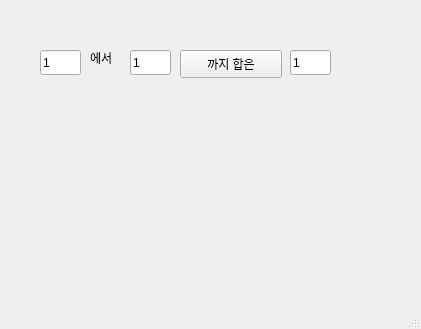
<?xml version="1.0" encoding="UTF-8"?>
<ui version="4.0">
 <class>MainWindow</class>
 <widget class="QMainWindow" name="MainWindow">
  <property name="geometry">
   <rect>
    <x>0</x>
    <y>0</y>
    <width>421</width>
    <height>329</height>
   </rect>
  </property>
  <property name="windowTitle">
   <string>MainWindow</string>
  </property>
  <widget class="QWidget" name="centralwidget">
   <widget class="QPushButton" name="pb">
    <property name="geometry">
     <rect>
      <x>180</x>
      <y>50</y>
      <width>102</width>
      <height>28</height>
     </rect>
    </property>
    <property name="text">
     <string>까지 합은</string>
    </property>
   </widget>
   <widget class="QLineEdit" name="le1">
    <property name="geometry">
     <rect>
      <x>40</x>
      <y>50</y>
      <width>41</width>
      <height>25</height>
     </rect>
    </property>
    <property name="text">
     <string>1</string>
    </property>
   </widget>
   <widget class="QLabel" name="lbl">
    <property name="geometry">
     <rect>
      <x>90</x>
      <y>50</y>
      <width>41</width>
      <height>16</height>
     </rect>
    </property>
    <property name="text">
     <string>에서</string>
    </property>
   </widget>
   <widget class="QLineEdit" name="le2">
    <property name="geometry">
     <rect>
      <x>130</x>
      <y>50</y>
      <width>41</width>
      <height>25</height>
     </rect>
    </property>
    <property name="text">
     <string>1</string>
    </property>
   </widget>
   <widget class="QLineEdit" name="le3">
    <property name="geometry">
     <rect>
      <x>290</x>
      <y>50</y>
      <width>41</width>
      <height>25</height>
     </rect>
    </property>
    <property name="text">
     <string>1</string>
    </property>
   </widget>
  </widget>
  <widget class="QMenuBar" name="menubar">
   <property name="geometry">
    <rect>
     <x>0</x>
     <y>0</y>
     <width>421</width>
     <height>26</height>
    </rect>
   </property>
  </widget>
  <widget class="QStatusBar" name="statusbar"/>
 </widget>
 <resources/>
 <connections/>
</ui>
